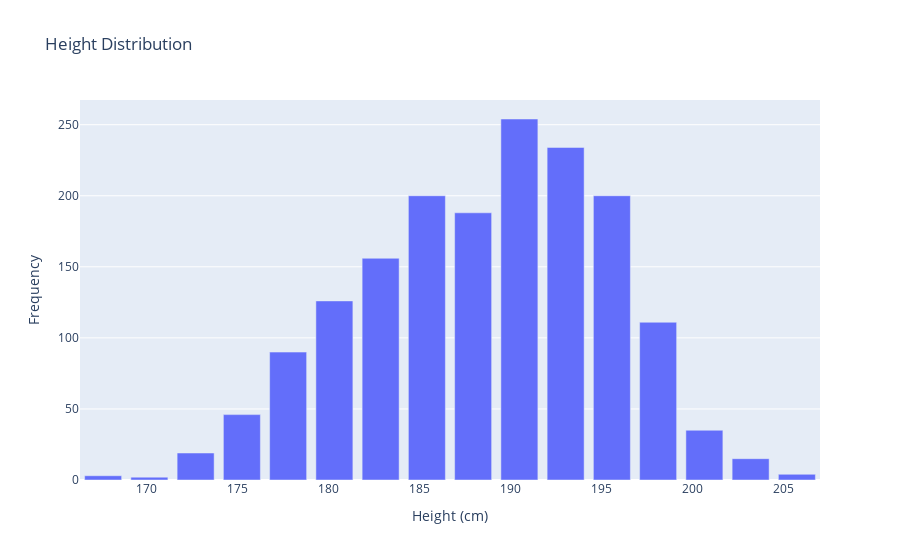

This figure's notebook cell:
### Markdown cell above
接下来我们进行可视化分析

### Code cell
# 创建直方图统计身高每一厘米的频率
height_counts = players_data['height'].value_counts().sort_index()

fig = go.Figure(data=[go.Bar(x=height_counts.index, y=height_counts.values)])
fig.update_layout(
    title='Height Distribution',
    xaxis_title='Height (cm)',
    yaxis_title='Frequency'
)
fig.show()

### Figure 1 — Plotly figure (JSON) as saved in the notebook; plotly's stock layout.template omitted (floating-point values rounded to 4 significant figures)
{"data": [{"type": "bar", "x": [167.6, 170.2, 172.7, 175.3, 177.8, 180.3, 182.9, 185.4, 188.0, 190.5, 193.0, 195.6, 198.1, 200.7, 203.2, 205.7], "y": [3, 2, 19, 46, 90, 126, 156, 200, 188, 254, 234, 200, 111, 35, 15, 4]}], "layout": {"title": {"text": "Height Distribution"}, "xaxis": {"title": {"text": "Height (cm)"}}, "yaxis": {"title": {"text": "Frequency"}}}}
